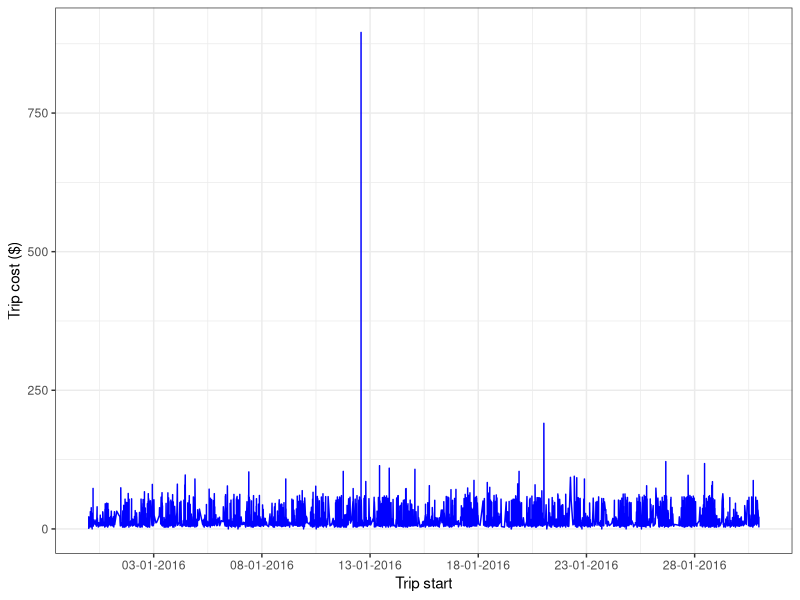
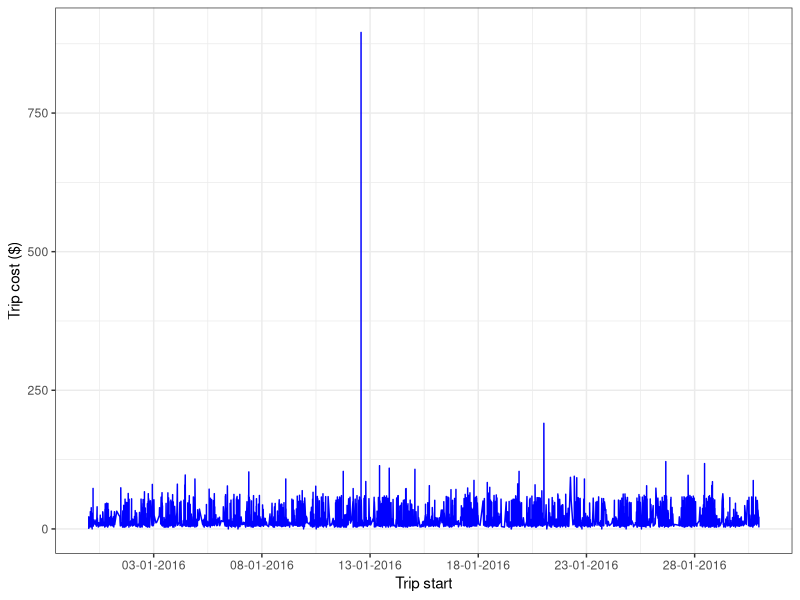
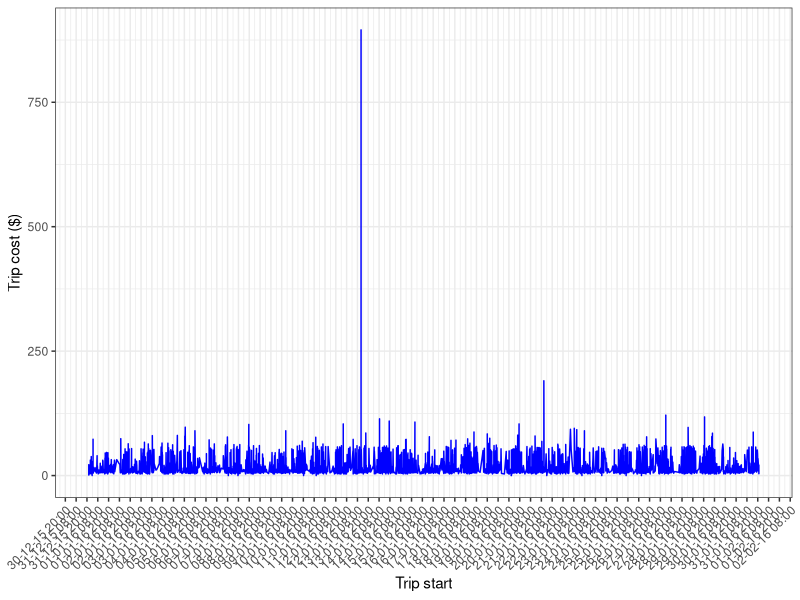
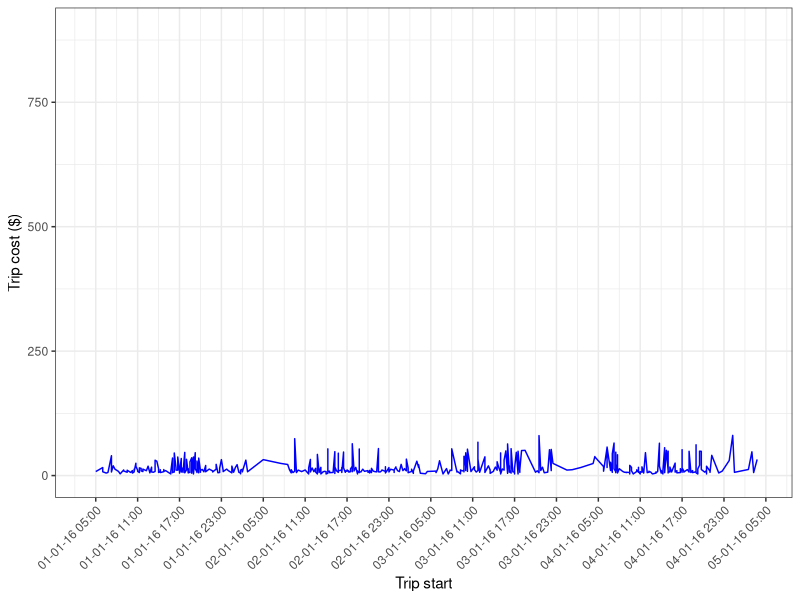
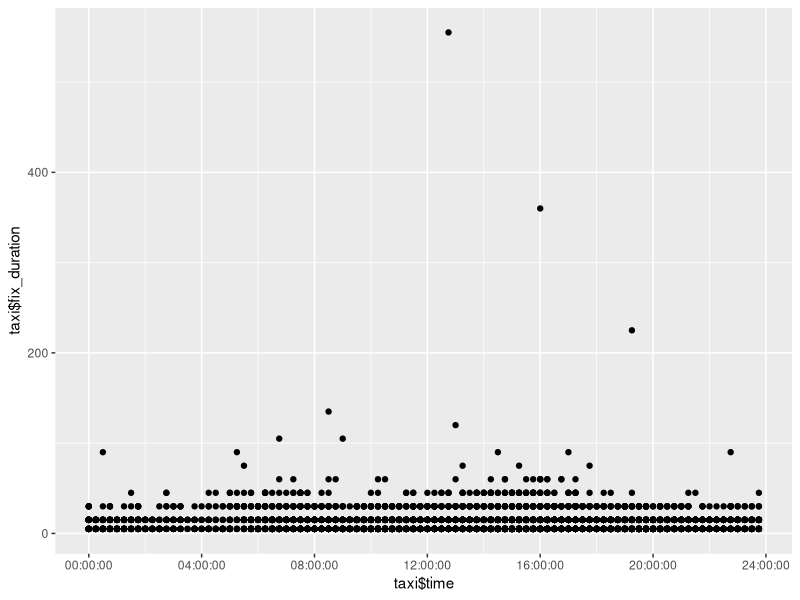
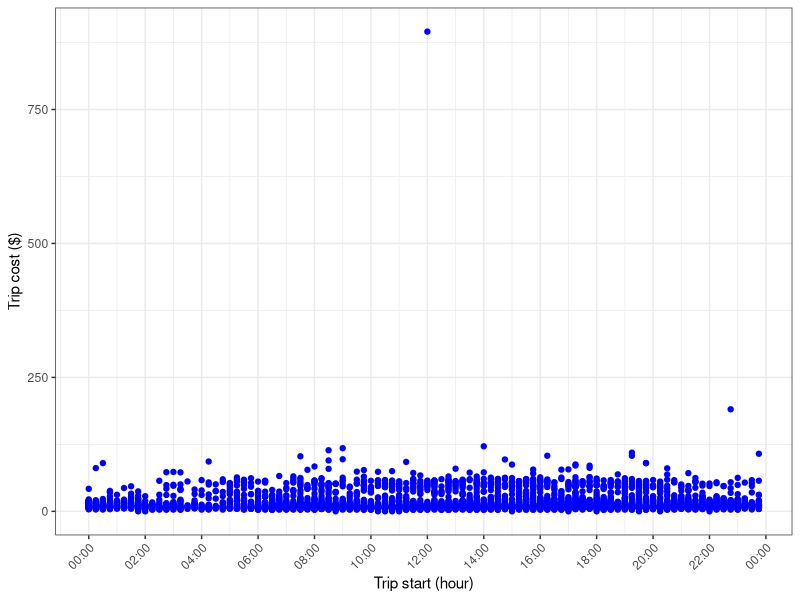

Write R code to recreate these figures, in order.
## ---- chunk 1
library(lubridate)
library(dplyr)
library(tidyr)
library(hms)
library(ggplot2)
library(scales)
## ---- chunk 2
timeSample <- data.frame(
  "Date.1" = c("02-10-2019", "2/10/19"),
  "Date.2" = c("2019 10 02", "19/10/2"),
  "DateTime1" = c("02-10-2019 19:00:00", "02-10-2019 7:00:00PM")
)
## ---- chunk 3

knitr::kable(timeSample)
## ---- chunk 4
timeSample$Date.1 <- dmy(timeSample$Date.1)

knitr::kable(timeSample)
## ---- chunk 5
timeSample$Date.2 <- ymd(timeSample$Date.2)
knitr::kable(timeSample)
## ---- chunk 6
timeSample$DateTime1 <- dmy_hms(timeSample$DateTime1)
knitr::kable(timeSample)
## ---- chunk 7

knitr::kable(timeSample)
## ---- chunk 8
tz(timeSample$DateTime1)

timeSample$DateTime1 <- force_tz(timeSample$DateTime1, "Asia/Jerusalem")

tz(timeSample$DateTime1)
## ---- chunk 9
timeSample$DateTime_UTC <- with_tz(timeSample$DateTime1, "UTC")

knitr::kable(timeSample)
## ---- chunk 10
ymd_hms("2019-07-20 08:35:00", tz = "Asia/Jerusalem")
## ---- chunk 11
Sys.time() # will give the current date and time

days_in_month(today()) # how many day in this month?
days_in_month(today() + 31) # how many day in the month 31 days from now?

per <- period(hours = 10, minutes = 5) # define a period you can add to other date time...

per # a period class object

Sys.time() + per

Sys.time() - per

difftime(Sys.time() + per, Sys.time(), unit = "hours")

difftime(Sys.time() + period(week = 3), Sys.time(), unit = "day")

quarter(Sys.time(), with_year = T) # the qurater of the year...
## ---- chunk 12
taxi <- read.csv("taxi.csv")
## ---- chunk 13

class(taxi$trip_start)
taxi$trip_start <- ymd_hms(taxi$trip_start, tz = "Asia/Jerusalem")
class(taxi$trip_start)

taxi$trip_end <- ymd_hms(taxi$trip_end, tz = "Asia/Jerusalem")
## ---- chunk 14

taxi$week_day <- wday(taxi$trip_start, label = T) # If label is false then is will show the week day numbers (1:7)

knitr::kable(head(taxi))

taxi_trips <- taxi %>% group_by(week_day) %>% summarise("trips" = n())

knitr::kable(taxi_trips)
## ---- chunk 15

?difftime

taxi$duration <- difftime(taxi$trip_end, taxi$trip_start, units = "mins")

knitr::kable(head(taxi))
## ---- chunk 16
five_min <- as.period(5, unit = "mins") # create five minute object

# if the duration is 0 add five minutes

taxi$alt_end_time <- ifelse(taxi$duration == 0,
  taxi$trip_end + five_min,
  taxi$trip_end
)

#  the output is in numeric format - change to datetime formt and dont forget the time zone

taxi$alt_end_time <- as_datetime(taxi$alt_end_time, tz = "Asia/Jerusalem")

# fix the duration

taxi$fix_duration <- difftime(taxi$alt_end_time, taxi$trip_start, units = "mins")

knitr::kable(head(taxi))
## ---- chunk 17

example_interval <- interval(ymd("2018-01-31"), ymd("2018-02-16"))

ymd("2018-03-13") %within% example_interval
ymd("2018-02-13") %within% example_interval
## ---- chunk 18



taxi$morning_start <- ymd_hms(paste(as.Date(taxi$trip_start), "05:00:00", sep = " "), tz = "Asia/Jerusalem")
taxi$noon_start <- ymd_hms(paste(as.Date(taxi$trip_start), "12:00:00", sep = " "), tz = "Asia/Jerusalem")
taxi$evening_start <- ymd_hms(paste(as.Date(taxi$trip_start), "18:00:00", sep = " "), tz = "Asia/Jerusalem")

taxi$time_categoty <- ifelse(taxi$trip_start %within% interval(taxi$morning_start, taxi$noon_start),
  "Morning", ifelse(taxi$trip_start %within% interval(taxi$noon_start, taxi$evening_start),
    "Noon", "Night"
  )
)

knitr::kable(head(taxi))

taxi_trip_category <- taxi %>% group_by(time_categoty) %>% summarise("mean_miles" = mean(trip_miles))

knitr::kable(head(taxi))
## ---- chunk 19

taxi$round_hour <- round_date(taxi$trip_start, unit = "30 mins")
## ---- chunk 20
p <- ggplot(taxi, aes(taxi$trip_start, taxi$trip_total)) +
  geom_line(color = "blue") + theme_bw() +
  xlab("Trip start") + ylab("Trip cost ($)")
## ---- chunk 21
p + scale_x_datetime(date_breaks = "5 day", labels = date_format("%d-%m-%Y"))
## ---- chunk 22

ex_1 <- p + scale_x_datetime(date_breaks = "5 day", labels = date_format("%d-%m-%Y"))

ex_1

ex_2 <- p + scale_x_datetime(date_breaks = "12 hours", labels = date_format("%d-%m-%y %H:%M")) +
  theme(axis.text.x = element_text(angle = 45, hjust = 1))

ex_2
## ---- chunk 23
startTime <- ymd_hms("2016-01-01 06:00:00", tz = "Asia/Jerusalem")
endTime <- ymd_hms("2016-01-05 06:00:00", tz = "Asia/Jerusalem")

# create a start and end time R object
start.end <- c(startTime, endTime)
start.end

ex_3 <- p + scale_x_datetime(limits = start.end, date_breaks = "6 hours", labels = date_format("%d-%m-%y %H:%M")) +
  theme(axis.text.x = element_text(angle = 45, hjust = 1))

ex_3
## ---- chunk 24

taxi$time <- as.hms(taxi$trip_start)

ggplot(taxi, aes(x = taxi$time, y = taxi$fix_duration)) + geom_point()
## ---- chunk 25

taxi$fake_date <- paste("2000-01-01", taxi$time, sep = " ")
taxi$fake_date <- ymd_hms(taxi$fake_date)

p_2 <- ggplot(taxi, aes(taxi$fake_date, taxi$trip_total)) +
  geom_point(color = "blue") + theme_bw() +
  xlab("Trip start (hour)") + ylab("Trip cost ($)")

p_2 <- p_2 + scale_x_datetime(date_breaks = "2 hours", labels = date_format("%H:%M")) +
  theme(axis.text.x = element_text(angle = 45, hjust = 1))

p_2
